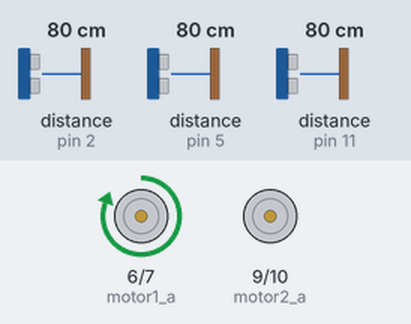
Simulated run of this sketch. Board: Arduino Uno, built with avr-gcc and run on an emulated ATmega328P. On the bench: motor-driver pin pairs drawn as motors (green arrow = first pin HIGH = forward, orange = second pin HIGH = backward, longer = more drive). Wiring (inferred from the names in the program): 3 × ultrasonic range finder: trigger pin 3, echo pin 2 / trigger pin 4, echo pin 5 / trigger pin 13, echo pin 11. The test bench sets the inputs (shaded band); at power-on: distance to the obstacle (sensors on pin 5, pin 2, pin 11) 80 cm. The echo pulse lasts 58.3 µs per cm.

Above: at 1.2 s.
1.3 s: distance to the obstacle (sensor on pin 5) set to 10 cm
At 2.0 s:
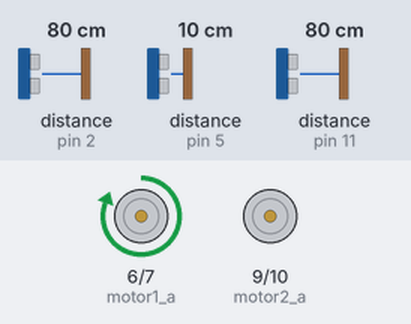
4.3 s: distance to the obstacle (sensor on pin 5) set to 7 cm
At 4.7 s:
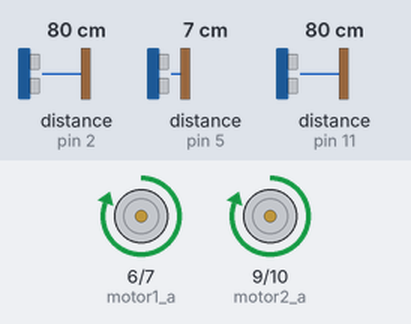
7.3 s: distance to the obstacle (sensor on pin 2) set to 11 cm
At 7.7 s:
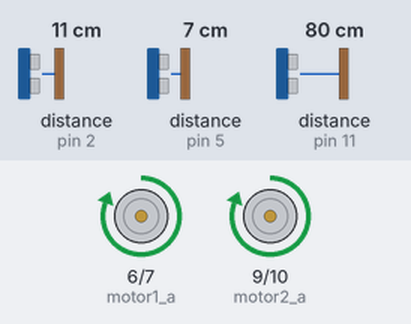
10.3 s: distance to the obstacle (sensor on pin 2) set to 8 cm
At 10.52 s:
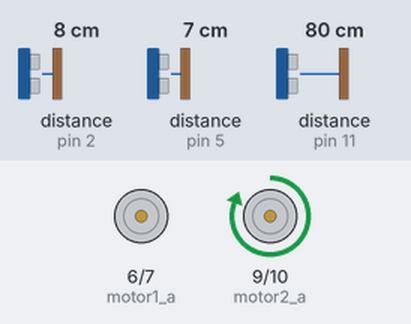
13.3 s: distance to the obstacle (sensor on pin 11) set to 10 cm
16.3 s: distance to the obstacle (sensor on pin 11) set to 7 cm
At 16.44 s:
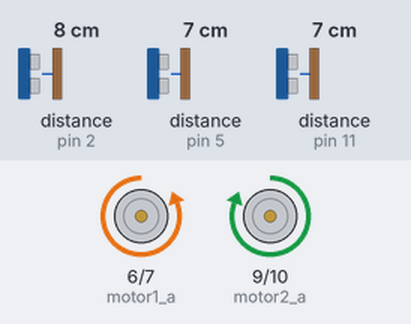
Timing chart, 0 to 19.3 s (numbered marks = the images above; inputs shaded):
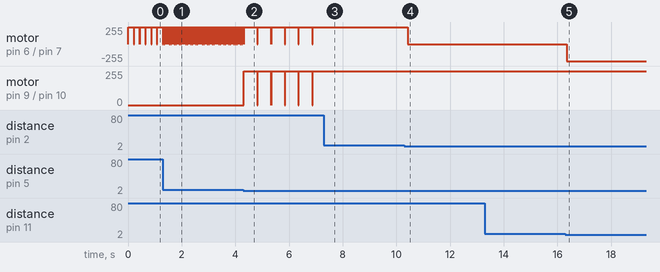

The sketch:

maze_runner.ino
```cpp
//Maze runner code for bot made using motor driver IC L293D
int lefttrig = 13;  // left sensor trigger pin
int leftecho = 11;  // left sensor echo pin
int frontecho = 2; // front sensor echo pin
int fronttrig = 3; // front sensor trigger pin
int righttrig = 4; // right sensor trigger pin
int rightecho = 5; // right sensor echo pin*/
int motor1_a = 6;  // motor 1 a(left motor)
int motor1_b = 7;  // motor 1 b
int vcc_sensors = 8; // power supply pin for all sensors
int motor2_a = 9;  // motor 2 a(right motor)
int motor2_b = 10; // motor 2 b
int driverpower2 = 12;  // motor driver board 5V power supply

void setup() {

  // setting up pins for OUTPUT
  pinMode(motor1_a, OUTPUT);
  pinMode(motor1_b, OUTPUT);
  pinMode(motor2_a, OUTPUT);
  pinMode(motor2_b, OUTPUT);
  pinMode(vcc_sensors, OUTPUT);
  digitalWrite(vcc_sensors, HIGH);
  pinMode(driverpower2, OUTPUT);
  digitalWrite(driverpower2, HIGH);
}


void loop() {
  int reading = analyse();
  // Taking decision based on the values of reading. Values ranging from 0 to 5
  if (reading == 0){
     straight();           // go straight
  }
  else if (reading == 1){
     leftturn();           // turn left by 90 degrees
  }
  else if (reading == 2){
     rightturn();          // turn right by 90 degrees
  }
  else if (reading == 3){
     uturn();              // take uturn i.e., all the routes are blocked
  }
  else if (reading == 4){
     littleright();        // turn to right by a few degrees
  }
  else if (reading == 5){
     littleleft();         // turn to left by a few degrees
  }
}

void straight(){
  digitalWrite(driverpower2, HIGH);
  digitalWrite(motor1_a, HIGH);
  digitalWrite(motor2_a, HIGH);
  delay(500);
  digitalWrite(motor1_a, LOW);
  digitalWrite(motor2_a, LOW);
}

void leftturn(){
  digitalWrite(motor2_a, HIGH);
  delay(200);
  digitalWrite(motor2_a, LOW);
}

void rightturn(){
  digitalWrite(motor1_a, HIGH);
  delay(200);
  digitalWrite(motor1_a, LOW);
}

void uturn(){
  digitalWrite(motor1_b, HIGH);
  digitalWrite(motor2_a, HIGH);
  delay(200);
  digitalWrite(motor1_b, LOW);
  digitalWrite(motor2_a, LOW);
}

void littleleft(){
  digitalWrite(motor2_a, HIGH);
  delay(50);
  digitalWrite(motor2_a, LOW);
}

void littleright(){
  digitalWrite(motor1_a, HIGH);
  delay(50);
  digitalWrite(motor1_a, LOW);
}

// function to get reading of sensor based on supplied trigger and echo pin
long sensor(int pingPin, int echoPin){
  long duration, cm;
  pinMode(pingPin, OUTPUT);
  digitalWrite(pingPin, LOW);
  delayMicroseconds(2);
  digitalWrite(pingPin, HIGH);
  delayMicroseconds(10);
  digitalWrite(pingPin, LOW);
  pinMode(echoPin, INPUT);
  duration = pulseIn(echoPin, HIGH);
  cm = microsecondsToCentimeters(duration);
  return cm;
}

// function to convert time into distance
long microsecondsToCentimeters(long microseconds) {
   return microseconds / 29 / 2;
}

int analyse() {
   long left = sensor(lefttrig, leftecho);  // left sensor reading in cm
   long front = sensor(fronttrig, frontecho); // front sensor reading in cm
   long right = sensor(righttrig, rightecho);  // right sensor reading in cm
   if (right > 7 && right < 13){
      return 4;    // turn a little right
   }
   if (left > 7 && left < 13){
      return 5;    // turn a little left
   }
   if (right >= 13){
      return 2;    // turn right by 90 degrees
   }
   if (front > 8){
      return 0;    // go straight
   }
   if (left >= 13){
      return 1;    // turn left by 90 degrees
   }
   return 3;       // take a uturn
}
```

Measured:
- the behaviour switches between 9 and 8 cm on distance to the obstacle (sensor on pin 5) (found by bisection; images 1 and 2)
- the behaviour switches between 10 and 9 cm on distance to the obstacle (sensor on pin 2) (found by bisection; images 3 and 4)
- the behaviour switches between 9 and 8 cm on distance to the obstacle (sensor on pin 11) (found by bisection; images 4 and 5)
- after the input at 1.3 s, motor on pin 6 (motor1_a) / pin 7 (motor1_b): alternates forward 255/255 for 0.05 s and stopped for 0.01 s, starting after 0.06 s
- after the input at 4.3 s, motor on pin 6 (motor1_a) / pin 7 (motor1_b): alternates forward 255/255 for 0.50 s and stopped for 0.01 s, starting after 0.52 s; motor on pin 9 (motor2_a) / pin 10 (motor2_b): alternates forward 255/255 for 0.50 s and stopped for 0.01 s, starting at once
- after the input at 7.3 s, motor on pin 6 (motor1_a) / pin 7 (motor1_b), motor on pin 9 (motor2_a) / pin 10 (motor2_b): stops changing and stays forward 255/255
- after the input at 10.3 s, motor on pin 6 (motor1_a) / pin 7 (motor1_b): forward 255/255 → stopped after 0.12 s
- after the input at 16.3 s, motor on pin 6 (motor1_a) / pin 7 (motor1_b): stopped → backward 255/255 after 0.05 s
